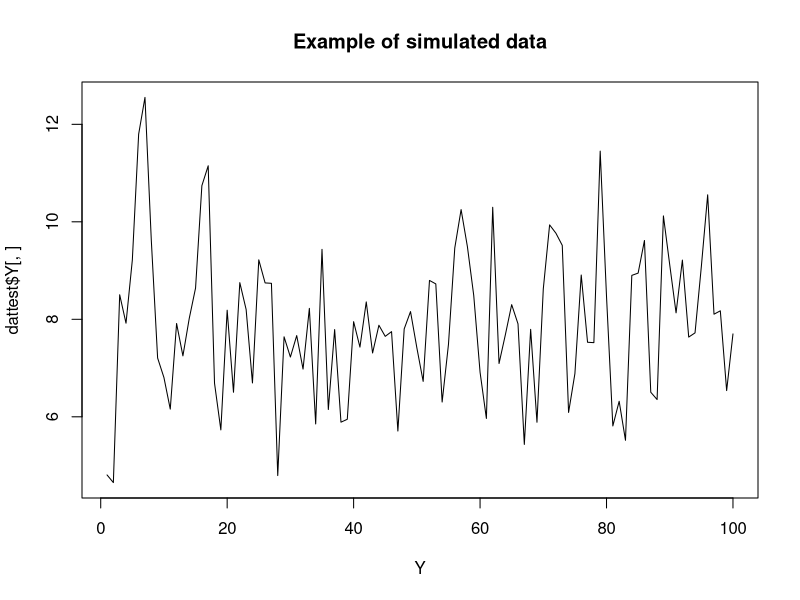

Reproduce this figure in R.

genDataMcNeish <- function(N, Nt){
  #
  # Simulate the data from McNeish 2019
  # Intput: 
  #        N: Number of people
  #        Nt: Number of Time points
  # Returns: 
  #          Y (N x Nt)
  #          X (N x Nt)
  #          W (N x 2)
  # 
  
  W1 <- rnorm(N, 0, 1) # this is correct for the output
  W2 <- rnorm(N, 0, 1)
  
  Y <- matrix(NA, nrow=N, ncol=Nt)
  X <- matrix(NA, nrow=N, ncol=Nt)
  
  for (i in 1:N){
    alpha  <-       (0.5 * W1[i]) + (.3 * W2[i]) + rnorm(1,0, sd =sqrt(.3))
    phi    <- 0.2 + (0.1 * W1[i]) + (.05 * W2[i]) + rnorm(1,0, sd =sqrt(.01))
    beta   <- 0.7 + (0.3 * W1[i]) + (.2 * W2[i]) + rnorm(1,0, sd = sqrt(.3))
    ln_var <-       (0.3 * W1[i]) + (.1 * W2[i]) + rnorm(1,0,sd = sqrt(.1))
    
    
    Yi <- rnorm(Nt+1,0,0)
    Yi[1] <- alpha + rnorm(1,0,sd=sqrt(exp(ln_var)))
    Xi <- rnorm(Nt+1, 5 , sd = 1) # Variance = 1 as per paper
    for (t in 2:(Nt+1)){
      Yi[t] <- alpha + phi * (Yi[t - 1]-alpha) + beta * Xi[t] + rnorm(1,0,sd=sqrt(exp(ln_var)))
      
    }
    
    Y[i,] <- Yi[2:(Nt+1)]
    X[i,] <- Xi[2:(Nt+1)]
    
    
  }
  W <- matrix(c(W1,W2), nrow=N, ncol=2, byrow=F)
  return(list(Y = Y,
              X = X,
              W = W))
  
}

dattest <- genDataMcNeish(1,100)
plot(dattest$Y[,],type="l",main="Example of simulated data",xlab = "Y")
dattest$Y

